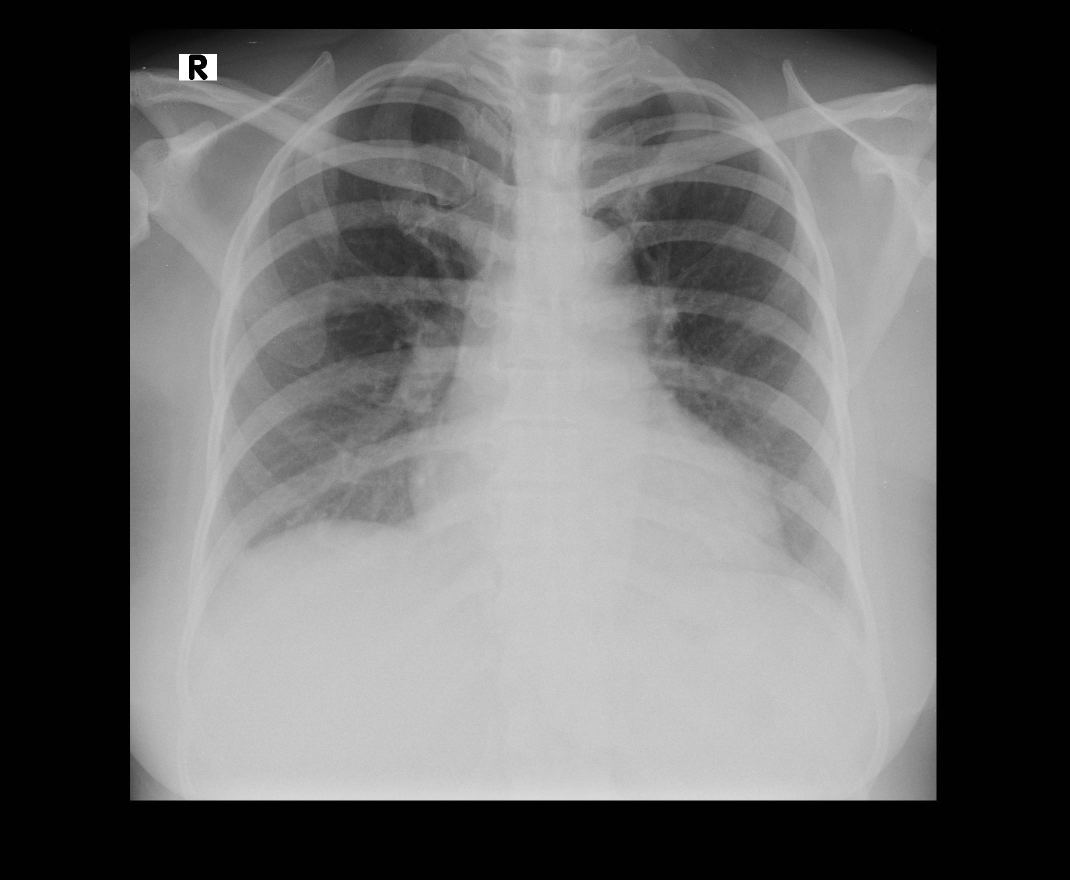
#> input picture 14230018.jpg, 2140 x 1760 px, found by its file name (shown at 1/2 size)
$ jupyter execute 'Detection of Infiltrate on Infant Chest X-Ray.ipynb'   (older library calls are emulated)
#> lines starting #> are read from the running program, lines starting #| are printed output that depends on the picture; after the words box and inside, x2 and y2 are one past the last pixel; in counts of white or black regions, pixels touching at a corner belong together
# Detection of Infiltrate on Infant Chest X-Ray

**NIM : 14230018**

**NAMA : ILHAM MAULANA**

Source : https://github.com/k4ilham/Detection-of-Infiltrate-on-Infant-Chest-X-Ray

[cell 1]
import cv2
import numpy as np
import urllib
import matplotlib.pyplot as plt

[cell 2]
def display_img(img, title=None):
    fig, ax = plt.subplots(1, 2, figsize=(12, 5))

    ax[0].imshow(img, cmap='gray')
    ax[0].set_title('Image')
    ax[0].axis('off')

    hist = cv2.calcHist([img], [0], None, [256], [0, 256])

    ax[1].plot(hist, color='black')
    ax[1].set_title('Histogram')
    ax[1].set_xlim([0, 256])
    ax[1].set_xlabel('Pixel Intensity')
    ax[1].set_ylabel('Frequency')

    if title:
        plt.suptitle(title)

    plt.show()

# Original Image

[cell 3]
url = 'https://raw.githubusercontent.com/k4ilham/Detection-of-Infiltrate-on-Infant-Chest-X-Ray/main/14230018.jpg'

req = urllib.request.urlopen(url)
arr = np.asarray(bytearray(req.read()), dtype=np.uint8)
img = cv2.imdecode(arr, -1)
#> img is the input picture: shape (1760, 2140); min 0, max 255, mean 102.8

display_img(img, 'Original Image')
#> in display_img, `hist = cv2.calcHist([img], [0], None, [256], [0, 256])`: hist = 256 values, max 1254333 at index 1, min 0 at index 219, mean 14712.5
#> in display_img, `plt.show()`:
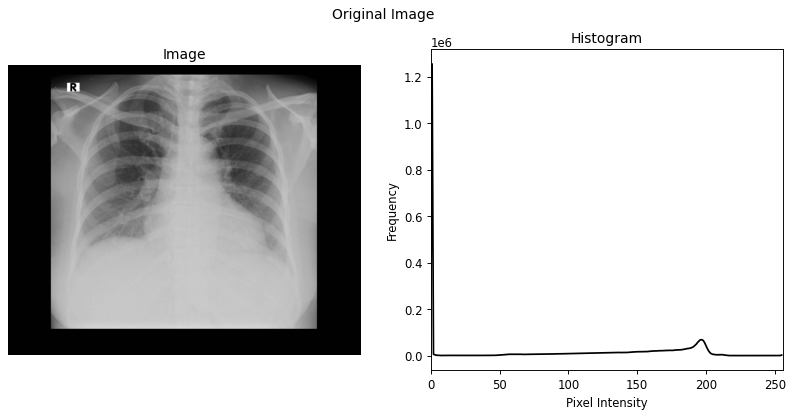
#> figure drawn by matplotlib, 2 panels; panel 2: curve peaks at x = 1, y = 1254333

# Cropping

Proses pertama adalah **cropping**. Proses ini bertujuan untuk memotong area yang tidak diperlukan dalam proses selanjutnya untuk mendapatkan area infiltrasi. Teknik **cropping** mengambil area gambar masukan dari titik koordinat kiri atas hingga titik koordinat kanan bawah secara manual.

[cell 4]
cropped_image = img[260:1874,260:1874]
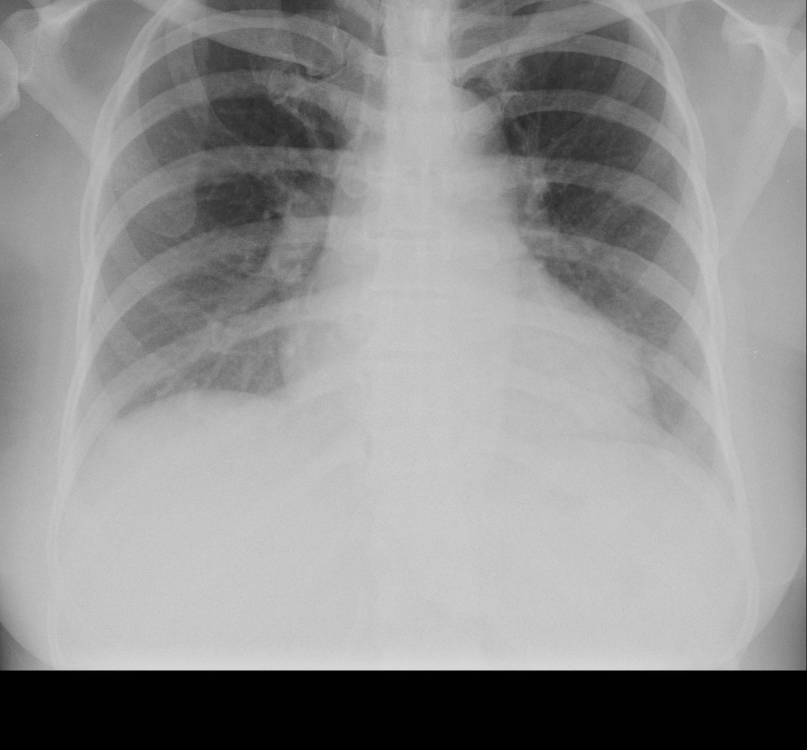
#> cropped_image: shape (1500, 1614) (shown at 1/2 size); min 0, max 218, mean 144.8

display_img(cropped_image, 'Cropped Image')
#> call 2 of display_img, with title = 'Cropped Image'
#> in display_img (call 2), `hist = cv2.calcHist([img], [0], None, [256], [0, 256])`: hist = 256 values, max 247710 at index 1, min 0 at index 10, mean 9457
#> in display_img (call 2), `plt.show()`:
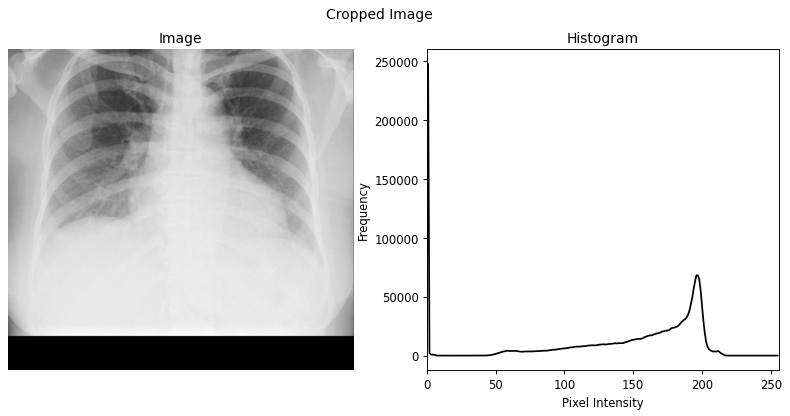
#> figure drawn by matplotlib, 2 panels; panel 2: curve peaks at x = 1, y = 247710
cv2.imwrite("cropped_Image.jpg", cropped_image)
#> Out = True

Hasil cropping  menunjukkan bahwa area yang tidak diperlukan untuk proses selanjutnya telah dihapus. Namun, gambar masih memiliki banyak noise. Noise adalah piksel yang mengganggu kualitas gambar dalam bentuk titik hitam atau putih yang tersebar secara acak. Untuk menghilangkan noise ini, maka akan dilakukan proses filter.

# Gaussian Filter

Proses selanjutnya setelah melakukan cropping adalah menghilangkan noise pada hasil cropping gambar. Noise adalah nilai piksel yang mengganggu kualitas gambar. Nilai piksel noise bisa terlalu rendah atau terlalu tinggi di mana nilainya terdistribusi secara acak. Noise dapat dihilangkan dengan melakukan proses **filter**. Filter adalah aktivitas untuk menghindari noise dalam proses penyesuaian nilai piksel pada tingkat nilai histogram.

[cell 5]
cropped_image = cv2.imread('cropped_Image.jpg')
#> cropped_image: shape (1500, 1614, 3); min 0, max 220, mean 144.8

gray = cv2.cvtColor(cropped_image, cv2.COLOR_BGR2GRAY)

filtered = cv2.GaussianBlur(gray, (3, 3), 0)

display_img(filtered, 'Filtered Image')

cv2.imwrite("filtered_image.jpg", filtered)
#> Out = True

# Morphology Erosion

Hasil fiter gambar masih belum terlihat dengan jelas untuk deteksi tepi objek yang terdapat dalam sinar-X dada. Untuk membentuk deteksi tepi, proses pertama yang dilakukan adalah **erosi morfologi**. Erosi morfologi adalah meminimalkan total piksel yang membentuk deteksi tepi objek.

[cell 6]
kernel = np.ones((5, 5), np.uint8)
erosion = cv2.erode(filtered, kernel, iterations=1)
display_img(erosion, 'erosion Image')
cv2.imwrite("erosion_image.jpg", erosion)
#> Out = True

# Edge Detection

**Edge Detection** adalah proses pembentukan tepi suatu objek. Tahap ini mengurangi citra hasil penyaringan dengan citra hasil erosi morfologi.

[cell 7]
edges = cv2.Canny(erosion, 20, 30)
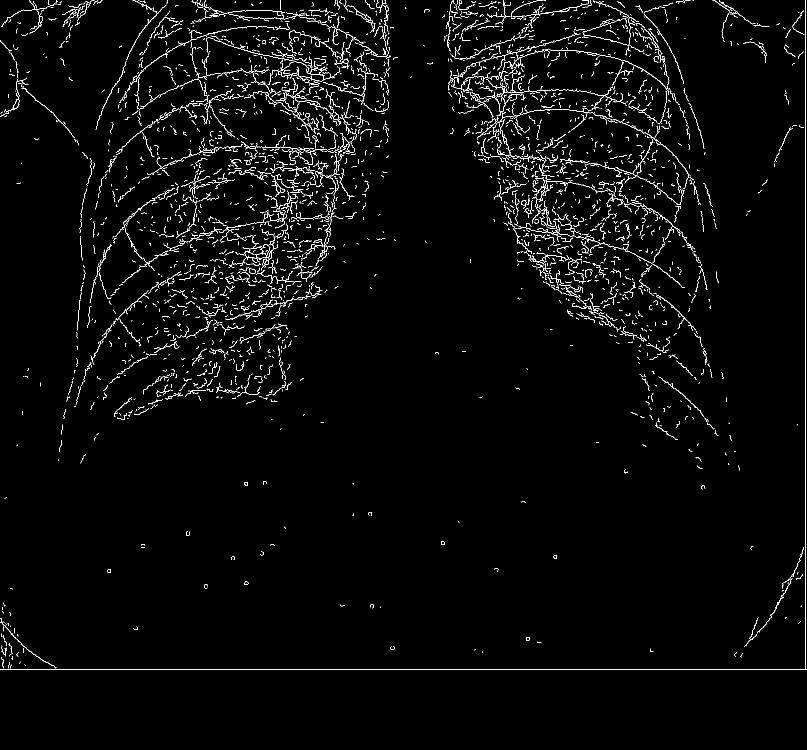
#> edges: shape (1500, 1614) (shown at 1/2 size); 2.4% white in thin lines or dots, all inside (x1, y1, x2, y2) = (0, 0, 1614, 1340)
display_img(edges, 'edges Image')
#> in display_img (call 5), `hist = cv2.calcHist([img], [0], None, [256], [0, 256])`: hist = 256 values, max 2362602 at index 0, min 0 at index 1, mean 9457
#> in display_img (call 5), `plt.show()`:
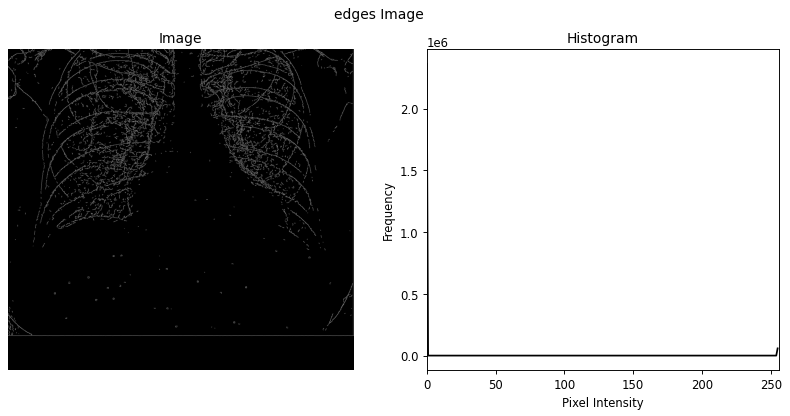
#> figure drawn by matplotlib, 2 panels; panel 2: curve peaks at x = 0, y = 2362602
cv2.imwrite("edges_image.jpg", edges)
#> Out = True

# Sharpen Edge

Proses **Sharpen Edge** bertujuan untuk mempertajam tepi setiap objek dalam gambar. Nilai piksel tepi ingin ditingkatkan atau lebih tinggi dari piksel lainnya

[cell 8]
laplacian = cv2.Laplacian(edges, cv2.CV_64F)
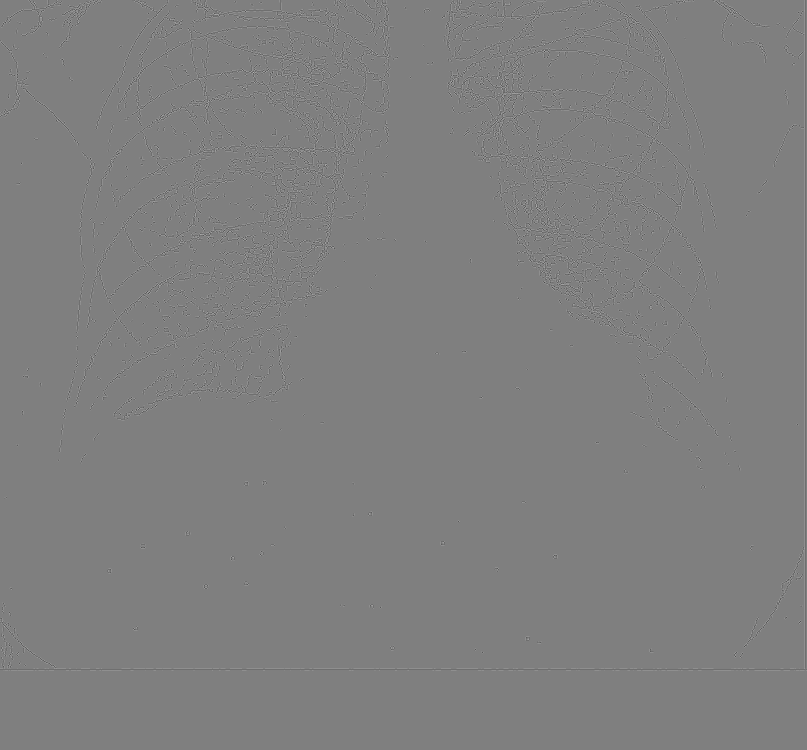
#> laplacian: shape (1500, 1614) float64 (shown at 1/2 size); min -1020, max 1020, mean 0; drawn with min black and max white
sharpened_edges = cv2.convertScaleAbs(laplacian)
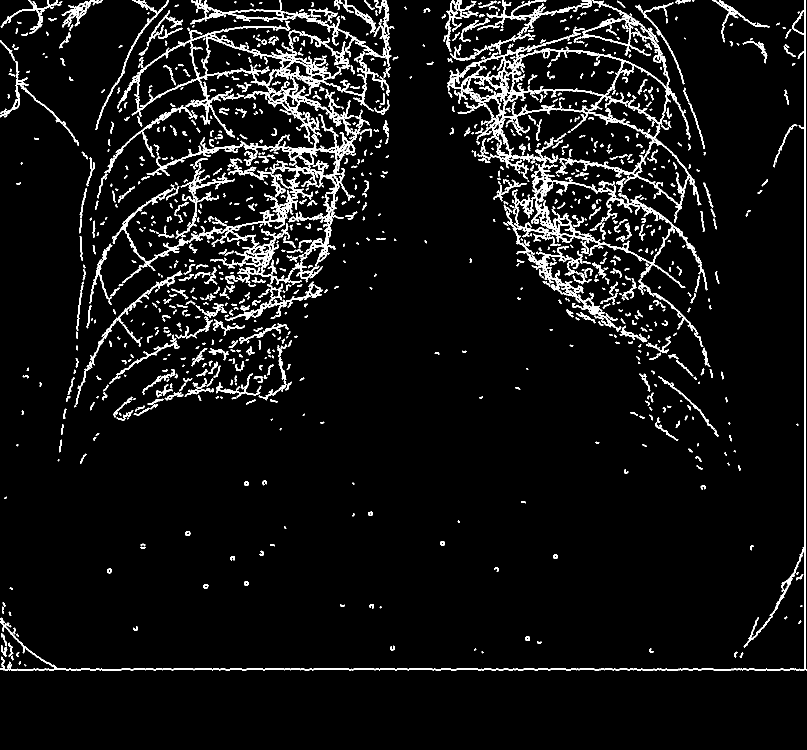
#> sharpened_edges: shape (1500, 1614) (shown at 1/2 size); 6.7% white; 1101 white regions (263 under 20 px), largest, box (x1, y1, x2, y2) and area: (895, 0, 1416, 664) 34737, (224, 155, 714, 567) 18972, (235, 41, 779, 276) 11138
display_img(sharpened_edges, 'sharpened_edges Image')
#> in display_img (call 6), `hist = cv2.calcHist([img], [0], None, [256], [0, 256])`: hist = 256 values, max 2259120 at index 0, min 0 at index 1, mean 9457
#> in display_img (call 6), `plt.show()`:
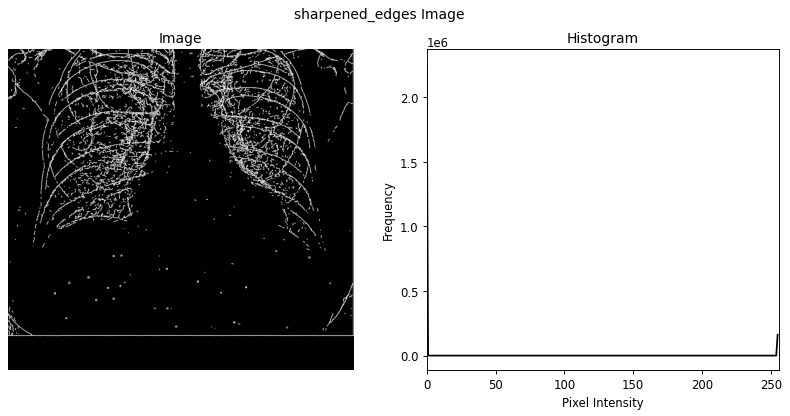
#> figure drawn by matplotlib, 2 panels; panel 2: curve peaks at x = 0, y = 2259120
cv2.imwrite("sharpened_edges_image.jpg", sharpened_edges)
#> Out = True

$ run again, with erosion_image.jpg copied over 14230018.jpg
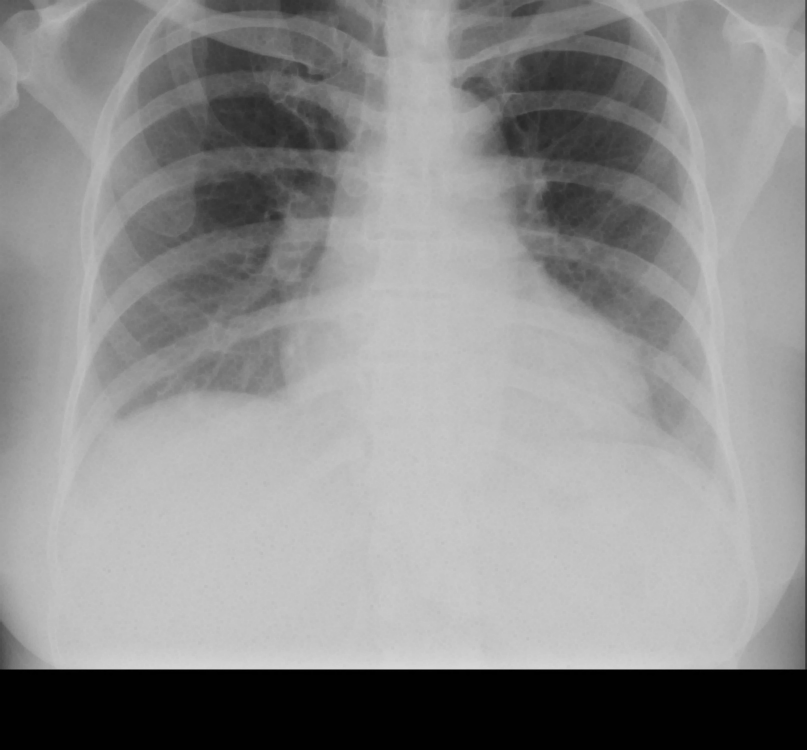
#> input picture erosion_image.jpg, 1614 x 1500 px, found by its file name (shown at 1/2 size)
#> img is the input picture: shape (1500, 1614); min 0, max 216, mean 141.6
#> hist = 256 values, max 250717 at index 1, min 0 at index 6, mean 9457
#> `cv2.imwrite("cropped_Image.jpg", cropped_image)`: Out = True
#> `edges = cv2.Canny(erosion, 20, 30)`:
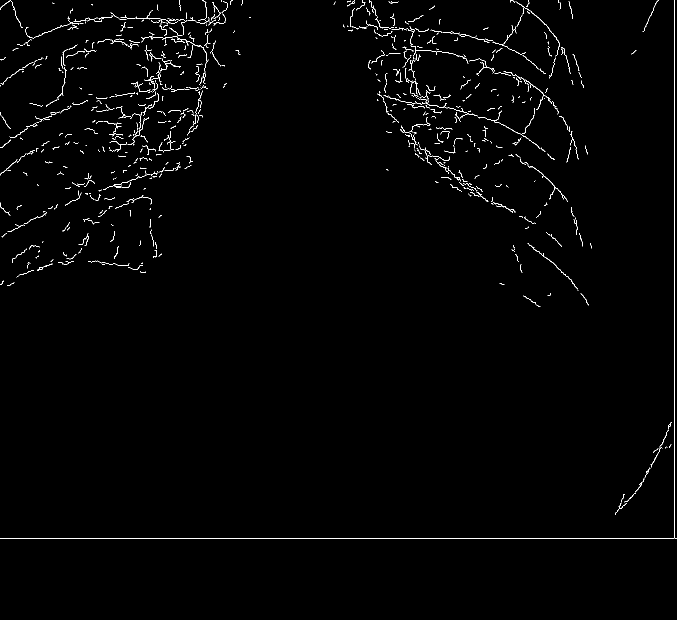
#> edges: shape (1240, 1354) (shown at 1/2 size); 1.1% white in thin lines or dots, all inside (x1, y1, x2, y2) = (0, 0, 1354, 1078)
#> sharpened_edges: shape (1240, 1354); 3% white; 304 white regions (31 under 20 px), largest, box (x1, y1, x2, y2) and area: (0, 0, 1354, 1079) 7286, (50, 0, 456, 272) 5513, (737, 0, 1119, 304) 5074
#> hist = 256 values, max 1629190 at index 0, min 0 at index 1, mean 6558.4
#> in display_img (call 6), `plt.show()`:
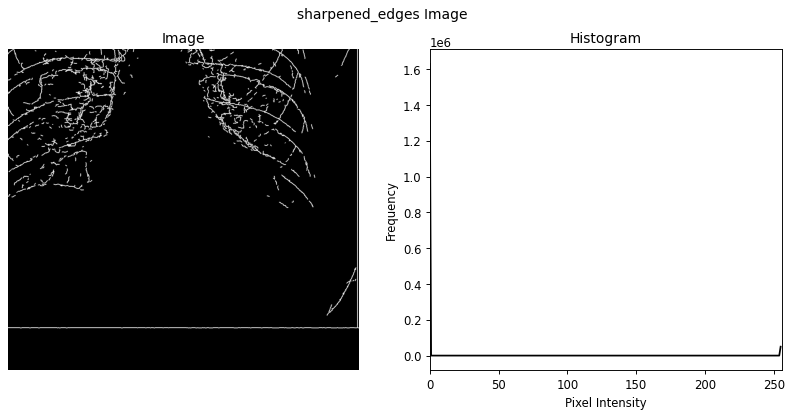
#> figure drawn by matplotlib, 2 panels; panel 2: curve peaks at x = 0, y = 1629190
#> `cv2.imwrite("sharpened_edges_image.jpg", sharpened_edges)`: Out = True
